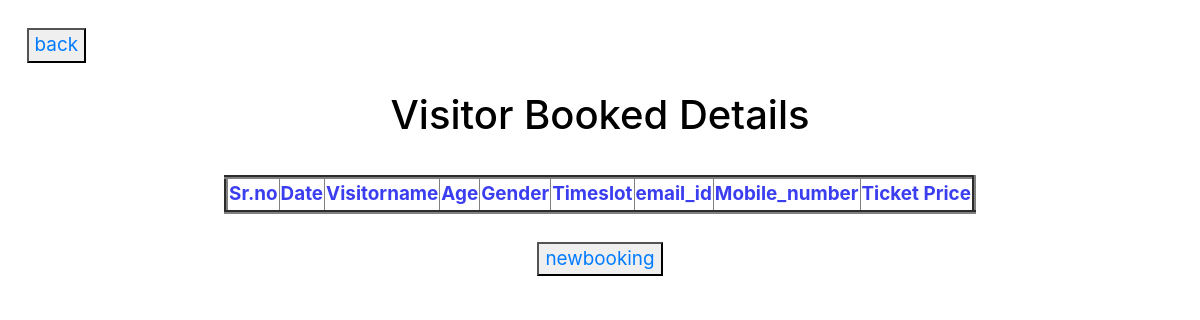
The page /blist on the database as committed earlier.
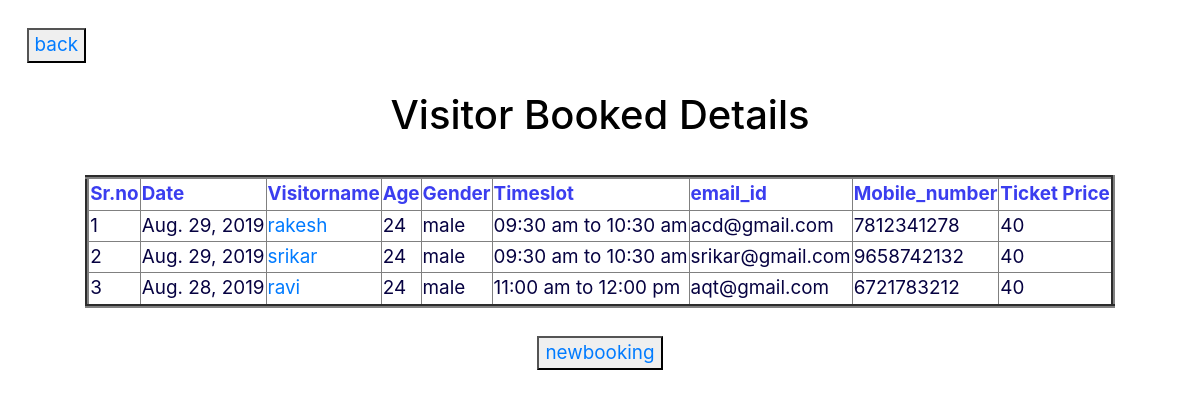
The same page on the database as committed later.
### zooapp/models.py (models this page shows, shortened)
class Booking(models.Model):
    Type = (
        ('male','male'),
        ('female','female'),
        ('other','other')
    )
    TIMING= (
        ('09:30 am to 10:30 am','09:30 am to 10:30 am'),
        ('11:00 am to 12:00 pm','11:00 am to 12:00 pm'),
        ('12:30 pm to 01:30 pm','12:30 pm to 01:30 pm'),
        ('02:30 pm to 03:30 pm','02:30 pm to 03:30 pm'),
        ('04:00 pm to 05:30 pm','04:00 pm to 05:30 pm'),
    )
    p = ''
    for i in range(0,4):
        p = p+str(randint(0,9))
    Ticket_id = models.PositiveIntegerField(default = p)
    Date = models.DateField()
    Vistorname = models.CharField(max_length =50)
    age = models.CharField(max_length =50)
    gender = models.CharField(max_length=30,choices=Type)
    TimeSlot = models.CharField(max_length = 50,choices = TIMING)
    Vehicle_No = models.CharField(max_length = 50)
    email = models.EmailField()
    phone_no = models.CharField(max_length=50)
    ticketprice = models.IntegerField()

### zooapp/views.py (the view)
# urls.py: path('blist',views.booklist),
def booklist(request):
    tick = Booking.objects.all()
    return render(request,"blist.html",{'form':tick})

### zooapp/templates/blist.html (shortened to what this page needs)
<!DOCTYPE html>
<html lang="en">
<head>
</head>
<link rel="stylesheet" href="https://stackpath.bootstrapcdn.com/bootstrap/4.1.3/css/bootstrap.min.css">
<body style="background-color:rgba(255, 255, 255, 0.479);"></body>
<body>
    <br>&nbsp;&nbsp;&nbsp;&nbsp;
    <button><a href="logout">back</a></button>
    <center>
        <br>
        <h1>Visitor Booked Details</h1>
        <br>
        <table border=4>
            <tr>
                <th>Sr.no</th>
                <th>Date</th>
                <th>Visitorname</th>
                <th>Age</th>
                <th>Gender</th>
                <th>Timeslot</th>
                <th>email_id</th>
                <th>Mobile_number</th>
                <th>Ticket Price</th>
            </tr>
            {% for emp in form %}
            <tr>
                <td>{{ forloop.counter }}</td>
                <td>{{emp.Date}}</td>
                <td>
                    <a href="/multy/{{emp.id}}">{{emp.Vistorname}}</a></td>
                <td>{{emp.age}}</td>
                <td>{{emp.gender}}</td>
                <td>{{emp.TimeSlot}}</td>
                <td>{{emp.email}}</td>
                <td>{{emp.phone_no}}</td>
                <td>{{emp.ticketprice}}</td>
            </tr>
            {% endfor %}
        </table>
        <br>
        <button><a href="book">newbooking</a></button>
    </center>
</body>
</html>

Rows that differ between the two databases and show on the page:
added Booking: Date "Aug. 29, 2019", Vistorname "rakesh", age "24", gender "male", TimeSlot "09:30 am to 10:30 am", email "acd@gmail.com", phone_no "7812341278", ticketprice "40"
added Booking: Date "Aug. 29, 2019", Vistorname "srikar", age "24", gender "male", TimeSlot "09:30 am to 10:30 am", email "srikar@gmail.com", phone_no "9658742132", ticketprice "40"
added Booking: Date "Aug. 28, 2019", Vistorname "ravi", age "24", gender "male", TimeSlot "11:00 am to 12:00 pm", email "aqt@gmail.com", phone_no "6721783212", ticketprice "40"
